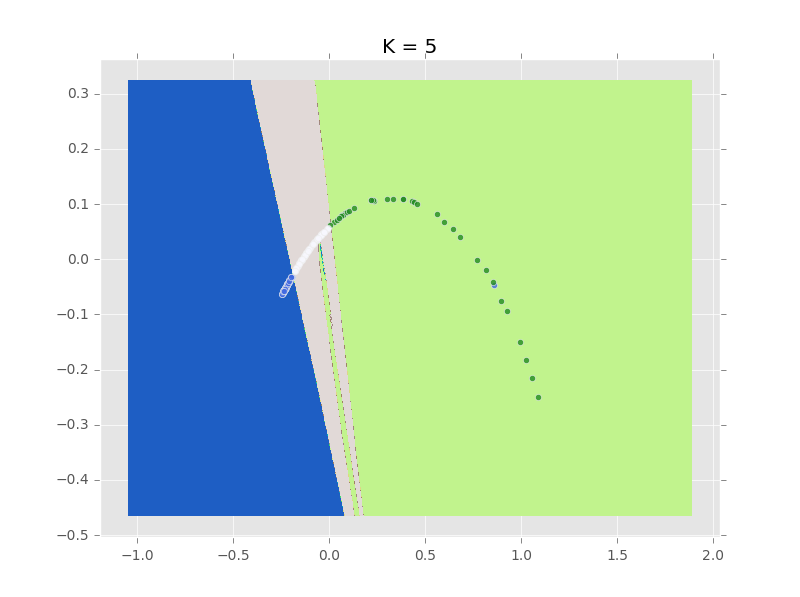

Python code for this plot:
import numpy as np
import pandas as pd
import matplotlib.pyplot as plt
import matplotlib

matplotlib.style.use('ggplot') # Look Pretty


def plotDecisionBoundary(model, X, y):
  fig = plt.figure()
  ax = fig.add_subplot(111)

  padding = 0.6
  resolution = 0.0025
  colors = ['royalblue','forestgreen','ghostwhite']

  # Calculate the boundaris
  x_min, x_max = X[:, 0].min(), X[:, 0].max()
  y_min, y_max = X[:, 1].min(), X[:, 1].max()
  x_range = x_max - x_min
  y_range = y_max - y_min
  x_min -= x_range * padding
  y_min -= y_range * padding
  x_max += x_range * padding
  y_max += y_range * padding

  # Create a 2D Grid Matrix. The values stored in the matrix
  # are the predictions of the class at at said location
  xx, yy = np.meshgrid(np.arange(x_min, x_max, resolution),
                       np.arange(y_min, y_max, resolution))

  # What class does the classifier say?
  Z = model.predict(np.c_[xx.ravel(), yy.ravel()])
  Z = Z.reshape(xx.shape)

  # Plot the contour map
  cs = plt.contourf(xx, yy, Z, cmap=plt.cm.terrain)

  # Plot the test original points as well...
  for label in range(len(np.unique(y))):
    indices = np.where(y == label)
    plt.scatter(X[indices, 0], X[indices, 1], c=colors[label], label=str(label), alpha=0.8)

  p = model.get_params()
  plt.axis('tight')
  plt.title('K = ' + str(p['n_neighbors']))


# 
# TODO: Load up the dataset into a variable called X. Check the .head and
# compare it to the file you loaded in a text editor. Make sure you're
# loading your data properly--don't fail on the 1st step!
#
# .. your code here ..
X = pd.read_csv("C:/Users/fredyang/Desktop/Datasets/wheat.data")
#X.head(10)


#
# TODO: Copy the 'wheat_type' series slice out of X, and into a series
# called 'y'. Then drop the original 'wheat_type' column from the X
#
# .. your code here ..
y = X['wheat_type'].copy()
X.drop(labels=['wheat_type'], inplace=True, axis=1)


# TODO: Do a quick, "ordinal" conversion of 'y'. In actuality our
# classification isn't ordinal, but just as an experiment...
#
# .. your code here ..
y = y.astype("category", ordered=True).cat.codes


#
# TODO: Basic nan munging. Fill each row's nans with the mean of the feature
#
# .. your code here ..
X = X.fillna(X.mean())


#
# TODO: Split X into training and testing data sets using train_test_split().
# INFO: Use 0.33 test size, and use random_state=1. This is important
# so that your answers are verifiable. In the real world, you wouldn't
# specify a random_state.
#
# .. your code here ..
from sklearn import cross_validation
data_train, data_test, label_train, label_test = cross_validation.train_test_split(X, y, test_size=0.33, random_state=1)


# 
# TODO: Create an instance of SKLearn's Normalizer class and then train it
# using its .fit() method against your *training* data.
#
# NOTE: The reason you only fit against your training data is because in a
# real-world situation, you'll only have your training data to train with!
# In this lab setting, you have both train+test data; but in the wild,
# you'll only have your training data, and then unlabeled data you want to
# apply your models to.
#
# .. your code here ..
from sklearn import preprocessing
preprocessing.Normalizer().fit(data_train)


#
# TODO: With your trained pre-processor, transform both your training AND
# testing data.
#
# NOTE: Any testing data has to be transformed with your preprocessor
# that has ben fit against your training data, so that it exist in the same
# feature-space as the original data used to train your models.
#
# .. your code here ..
data_train = preprocessing.Normalizer().transform(data_train)
data_test = preprocessing.Normalizer().transform(data_test)



#
# TODO: Just like your preprocessing transformation, create a PCA
# transformation as well. Fit it against your training data, and then
# project your training and testing features into PCA space using the
# PCA model's .transform() method.
#
# NOTE: This has to be done because the only way to visualize the decision
# boundary in 2D would be if your KNN algo ran in 2D as well:
#
# .. your code here ..
from sklearn.decomposition import PCA
pca = PCA(n_components=2)
pca = pca.fit(data_train)
data_train = pca.transform(data_train)
data_test = pca.transform(data_test)

#
# TODO: Create and train a KNeighborsClassifier. Start with K=9 neighbors.
# NOTE: Be sure train your classifier against the pre-processed, PCA-
# transformed training data above! You do not, of course, need to transform
# your labels.
#
# .. your code here ..
from sklearn.neighbors import KNeighborsClassifier
knn = KNeighborsClassifier(n_neighbors=5)
knn.fit(data_train, label_train) 

# HINT: Ensure your KNeighbors classifier object from earlier is called 'knn'
plotDecisionBoundary(knn, data_train, label_train)


#------------------------------------
#
# TODO: Display the accuracy score of your test data/labels, computed by
# your KNeighbors model.
#
# NOTE: You do NOT have to run .predict before calling .score, since
# .score will take care of running your predictions for you automatically.
#
# .. your code here ..
print(knn.score(data_test, label_test))


#
# BONUS: Instead of the ordinal conversion, try and get this assignment
# working with a proper Pandas get_dummies for feature encoding. HINT:
# You might have to update some of the plotDecisionBoundary code.


plt.show()
